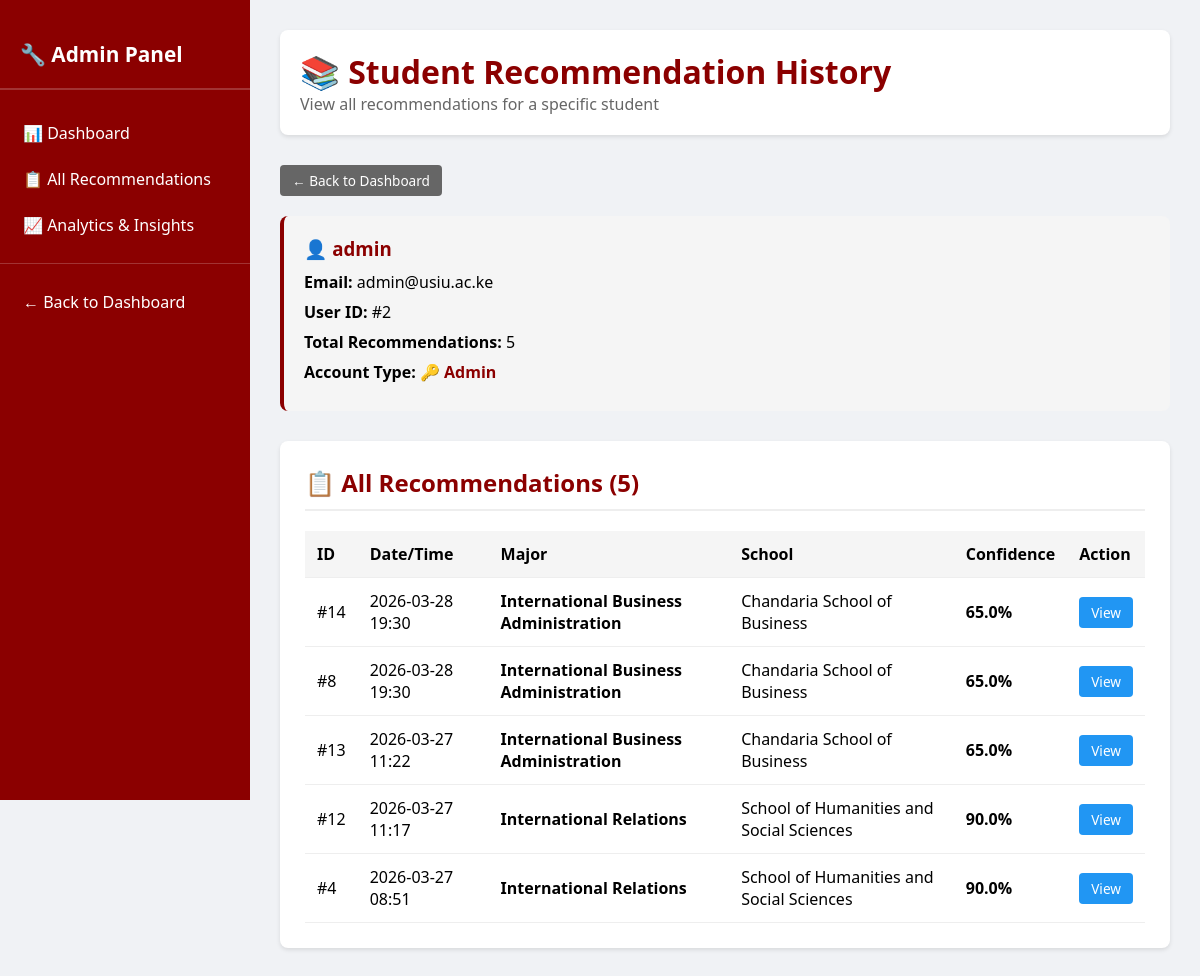
The app's page /admin/user/2/history (signed in) with its own data.
### app.py (models this page shows, shortened)
class User(db.Model, UserMixin):
    id = db.Column(db.Integer, primary_key=True)
    username = db.Column(db.String(80), unique=True, nullable=False)
    email = db.Column(db.String(120), unique=True, nullable=False)
    password_hash = db.Column(db.String(60), nullable=False)
    is_admin = db.Column(db.Boolean, default=False)
    results = db.relationship('Result', backref='author', lazy=True, cascade='all, delete-orphan')

class Result(db.Model):
    id = db.Column(db.Integer, primary_key=True)
    major = db.Column(db.String(100), nullable=False)
    school = db.Column(db.String(100), nullable=False)
    confidence = db.Column(db.Float, nullable=False)
    timestamp = db.Column(db.DateTime, nullable=False, default=datetime.utcnow)
    user_id = db.Column(db.Integer, db.ForeignKey('user.id'), nullable=False)

### app.py (the view)
@app.route('/admin/user/<int:user_id>/history')
@login_required
def admin_user_history(user_id):
    if not current_user.is_admin:
        flash('Access Denied: Administrators only.', 'danger')
        return redirect(url_for('index'))
    user = User.query.get_or_404(user_id)
    results = Result.query.filter_by(user_id=user_id).order_by(desc(Result.timestamp)).all()
    return render_template('admin_user_history.html', user=user, results=results)

### app.py (called while the page is built)
@login_manager.user_loader
def load_user(user_id):
    return db.session.get(User, int(user_id))

### templates/admin_user_history.html (shortened to what this page needs)
<!DOCTYPE html>
<html lang="en">
<head>
</head>
<body>
<div class="admin-container">
    <div class="sidebar">
        <h2>🔧 Admin Panel</h2>
        <a href="{{ url_for('admin') }}" class="nav-item">📊 Dashboard</a>
        <a href="{{ url_for('admin_recommendations') }}" class="nav-item">📋 All Recommendations</a>
        <a href="{{ url_for('admin_analytics') }}" class="nav-item">📈 Analytics & Insights</a>
        <hr style="border: none; border-top: 1px solid rgba(255,255,255,0.2); margin: 15px 0;">
        <a href="{{ url_for('admin') }}" class="nav-item">← Back to Dashboard</a>
    </div>
    <div class="main-content">
        <div class="admin-header">
            <h1>📚 Student Recommendation History</h1>
            <p style="color: #666;">View all recommendations for a specific student</p>
        </div>
        <a href="{{ url_for('admin') }}" class="btn btn-back" style="margin-bottom: 20px;">← Back to Dashboard</a>
        <div class="student-info">
            <h3 style="color: #8B0000; margin-bottom: 10px;">👤 {{ user.username }}</h3>
            <p><strong>Email:</strong> {{ user.email }}</p>
            <p><strong>User ID:</strong> #{{ user.id }}</p>
            <p><strong>Total Recommendations:</strong> {{ results|length }}</p>
            <p><strong>Account Type:</strong>
                {% if user.is_admin %}
                    <span style="color: #8B0000; font-weight: bold;">🔑 Admin</span>
                {% else %}
                    <span style="color: #666;">👤 Student</span>
                {% endif %}
            </p>
        </div>
        <div class="content-section">
            <h2>📋 All Recommendations ({{ results|length }})</h2>
            {% if results %}
                <div class="table-responsive">
                    <table>
                        <thead>
                            <tr>
                                <th>ID</th>
                                <th>Date/Time</th>
                                <th>Major</th>
                                <th>School</th>
                                <th>Confidence</th>
                                <th>Action</th>
                            </tr>
                        </thead>
                        <tbody>
                            {% for result in results %}
                                <tr>
                                    <td>#{{ result.id }}</td>
                                    <td>{{ result.timestamp.strftime('%Y-%m-%d %H:%M') }}</td>
                                    <td><strong>{{ result.major }}</strong></td>
                                    <td>{{ result.school }}</td>
                                    <td><strong>{{ "%.1f"|format(result.confidence) }}%</strong></td>
                                    <td>
                                        <a href="{{ url_for('admin_view_recommendation', rec_id=result.id) }}" class="btn btn-info">View</a>
                                    </td>
                                </tr>
                            {% endfor %}
                        </tbody>
                    </table>
                </div>
            {% else %}
                <div class="empty-state">
                    <p>No recommendations found for this student.</p>
                </div>
            {% endif %}
        </div>
    </div>
</div>
</body>
</html>

### templates/admin_user_history.html (style rules this page uses)
* { margin: 0; padding: 0; box-sizing: border-box; }
body { font-family: 'Segoe UI', sans-serif; background-color: #f0f2f5; }
.admin-container { display: flex; min-height: 100vh; }
.sidebar { width: 250px; background-color: #8B0000; color: white; padding: 20px 0; position: fixed; height: 100vh; overflow-y: auto; }
.sidebar h2 { padding: 20px; font-size: 1.3em; border-bottom: 2px solid rgba(255,255,255,0.2); margin-bottom: 20px; }
.nav-item { padding: 12px 20px; text-decoration: none; display: block; color: white; border-left: 3px solid transparent; transition: all 0.3s; }
.main-content { margin-left: 250px; padding: 30px; width: calc(100% - 250px); }
.admin-header { background: white; padding: 20px; border-radius: 8px; margin-bottom: 30px; box-shadow: 0 2px 4px rgba(0,0,0,0.1); }
.admin-header h1 { color: #8B0000; }
.student-info { background: #f5f5f5; padding: 20px; border-radius: 8px; border-left: 4px solid #8B0000; margin-bottom: 30px; }
.student-info p { margin: 8px 0; }
.content-section { background: white; padding: 25px; border-radius: 8px; box-shadow: 0 2px 4px rgba(0,0,0,0.1); }
.content-section h2 { color: #8B0000; margin-bottom: 20px; padding-bottom: 10px; border-bottom: 2px solid #eee; }
table { width: 100%; border-collapse: collapse; margin-top: 15px; }
th, td { padding: 12px; text-align: left; border-bottom: 1px solid #eee; }
th { background-color: #f5f5f5; font-weight: 600; }
.btn { padding: 6px 12px; border: none; border-radius: 4px; cursor: pointer; font-size: 0.85em; text-decoration: none; display: inline-block; }
.btn-back { background-color: #666; color: white; }
.btn-info { background-color: #2196f3; color: white; }

### records on screen
User: username "admin", email "admin@usiu.ac.ke", id "2"
Result: id "14", timestamp "2026-03-28 19:30", major "International Business Administration", school "Chandaria School of Business", confidence "65.0"
Result: id "8", timestamp "2026-03-28 19:30", major "International Business Administration", school "Chandaria School of Business", confidence "65.0"
Result: id "13", timestamp "2026-03-27 11:22", major "International Business Administration", school "Chandaria School of Business", confidence "65.0"
Result: id "12", timestamp "2026-03-27 11:17", major "International Relations", school "School of Humanities and Social Sciences", confidence "90.0"
Result: id "4", timestamp "2026-03-27 08:51", major "International Relations", school "School of Humanities and Social Sciences", confidence "90.0"

### other values on screen
{{ results|length }} "5"
